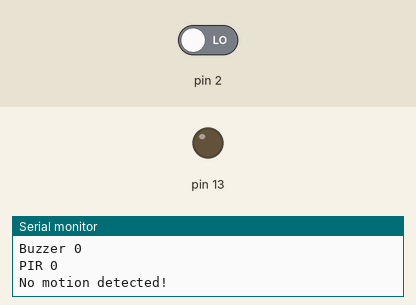
This sketch was run on a simulated Arduino Uno, built with avr-gcc and run on an emulated ATmega328P. Parts: output pins drawn as LEDs (lit = HIGH), the last lines printed to the serial monitor. The test bench sets the inputs (shaded band); at power-on: pin 2 LOW.

Above: at 2.8 s.
2.9 s: pin 2 driven HIGH
At 3.7 s:
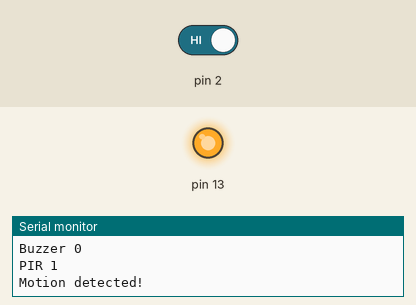
4.5 s: pin 2 driven LOW
At 5.3 s:
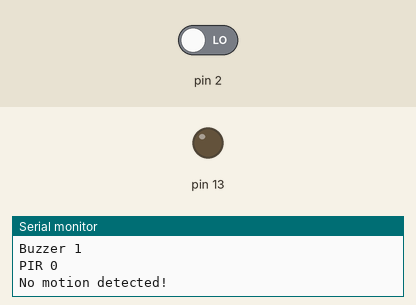
Timing chart, 0 to 7.5 s (numbered marks = the images above; inputs shaded):
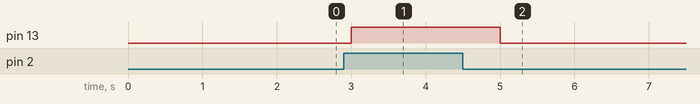

The sketch:

Task1.1P.ino
```cpp
// C++ code
//
int pirValue = LOW;
int buzzerState = LOW;

void setup()
{
  Serial.begin(9600);
  pinMode(2, INPUT);
  pinMode(13, OUTPUT);
}

void loop()
{
  pirValue = digitalRead(2);
  Serial.println("PIR " + String(pirValue));

  if(pirValue == HIGH) {
    Serial.println("Motion detected!");

    buzzerState = HIGH;
    digitalWrite(13, HIGH);
    delay(1000);
  }
  else {
    Serial.println("No motion detected!");

    digitalWrite(13, LOW);
    buzzerState = LOW;
    delay(1000);
  }
  Serial.println("Buzzer " + String(buzzerState));
}
```

Measured:
- after the input at 2.9 s, pin 13: LOW → HIGH after 0.10 s
- after the input at 4.5 s, pin 13: HIGH → LOW after 0.50 s
